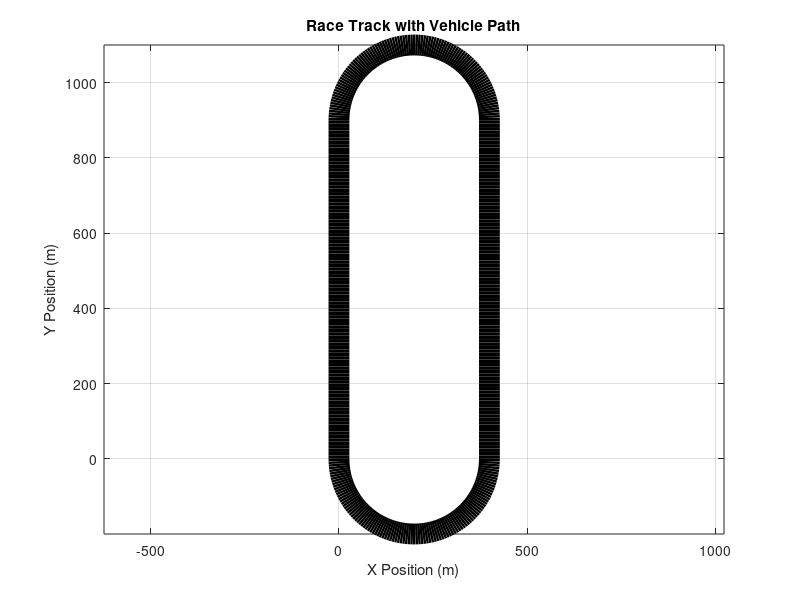

This chart was generated by the following MATLAB code:
% Define parameters
radius_curved = 200; % Radius of curved sections
length_straight = 900; % Length of straight sections
track_width = 15;

% Define points for the track
theta3 = linspace(pi, 2*pi, 100); % Curved section 1
x1 = radius_curved * cos(theta3) + radius_curved; % Adjusted for starting position
y1 = radius_curved * sin(theta3); % Adjusted for starting position

x2 = ones(1, 100) * (2 * radius_curved); % Straight section 1
y2 = linspace(0, length_straight, 100);

theta1 = linspace(0, pi, 100); % Curved section 2
x3 = radius_curved * cos(theta1) + radius_curved; % Adjusted for starting position
y3 = radius_curved * sin(theta1) + length_straight; % Adjusted for starting position

x4 = zeros(1, 100); % Straight section 2
y4 = linspace(length_straight, 0, 100);

% Concatenate the coordinates for a continuous line
x_track = [x1, x2, x3, x4];
y_track = [y1, y2, y3, y4];

% Plot the race track
figure;
plot(x_track, y_track, 'k', 'LineWidth', track_width);
hold on;

% Define parameters for the patch
patch_width = 2; % Width of the patch
patch_length = 4; % Length of the patch
initial_position = [0, 0]; % Initial position of the patch

% Plot the initial position of the patch
patch_vertices = [
    initial_position(1) - (1/2 * patch_width), initial_position(2);
    initial_position(1) + (1/2 * patch_width), initial_position(2);
    initial_position(1) + (1/2 * patch_width), initial_position(2) + patch_length;
    initial_position(1) - (1/2 * patch_width), initial_position(2) + patch_length
];

patch_handle = patch(patch_vertices(:, 1), patch_vertices(:, 2), 'r');

% Loop through the waypoints and update the patch position
for i = 1:length(x_track) - 1 % Fix: iterate up to length(x_track) - 1
    % Update patch position
    x_patch = (x_track(i) + x_track(i+1))/2;
    y_patch = (y_track(i) + y_track(i+1))/2;

    % Update patch rotation based on the tangent angle
    rotation_angle = atan2(y_track(i+1) - y_track(i), x_track(i+1) - x_track(i));
    rotate(patch_handle, [x_patch, y_patch, 0], rad2deg(rotation_angle));

    % Update patch vertices
    patch_vertices = [
        x_patch - (1/2 * patch_width), y_patch - (1/2 * patch_length);
        x_patch + (1/2 * patch_width), y_patch - (1/2 * patch_length);
        x_patch + (1/2 * patch_width), y_patch + (1/2 * patch_length);
        x_patch - (1/2 * patch_width), y_patch + (1/2 * patch_length)
    ];

    % Update patch position in the plot
    set(patch_handle, 'XData', patch_vertices(:, 1), 'YData', patch_vertices(:, 2));

    pause(0.1); % Adjust pause time as needed
end

hold off;

axis equal;
xlabel('X Position (m)');
ylabel('Y Position (m)');
title('Race Track with Vehicle Path');
grid on;